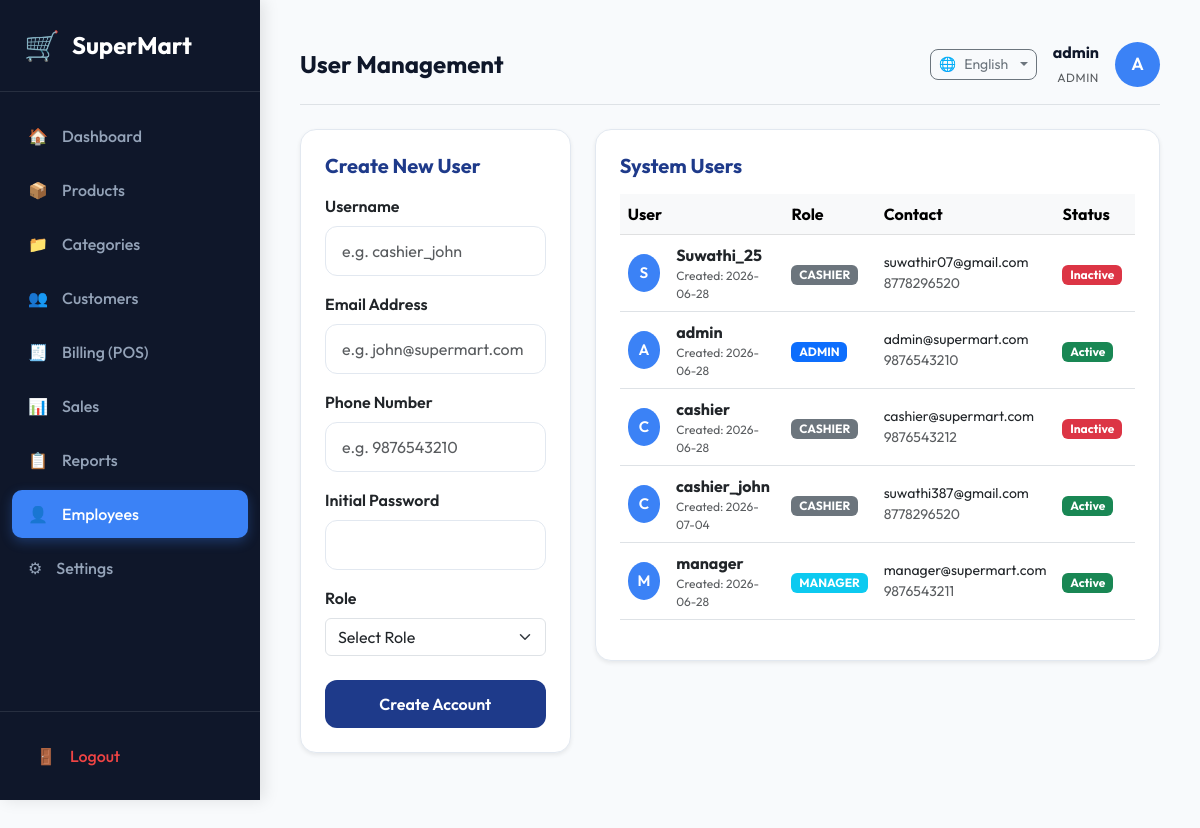
The app's page /users (signed in) with its own data.
### tables this page shows
CREATE TABLE settings (
    key TEXT PRIMARY KEY,
    value TEXT NOT NULL
);

CREATE TABLE users (
    id INTEGER PRIMARY KEY AUTOINCREMENT,
    username TEXT UNIQUE NOT NULL,
    password_hash TEXT NOT NULL,
    email TEXT UNIQUE NOT NULL,
    phone TEXT,
    role TEXT CHECK(role IN ('admin', 'manager', 'cashier')) NOT NULL,
    status TEXT CHECK(status IN ('active', 'inactive')) DEFAULT 'active',
    created_at TIMESTAMP DEFAULT CURRENT_TIMESTAMP
, full_name TEXT, joining_date DATE, profile_photo TEXT, language TEXT DEFAULT 'en');

### app/views/user_routes.py (the view, shortened to what this page needs)
@user_bp.route('/users', methods=['GET', 'POST'])
@login_required
@role_required('admin', 'manager')
def list_users():
    current_user = AuthController.check_logged_in()
    users = UserController.get_all_users()
    return render_template('users.html', users=users, current_user=current_user)

### app/controllers/auth_controller.py (called while the page is built)
    @staticmethod
    def check_logged_in():
        if 'user_id' not in session:
            return None
        user = User.get_by_id(session['user_id'])
        if not user or user.status != 'active':
            session.clear()
            return None
        return user

### app/controllers/user_controller.py (called while the page is built)
    @staticmethod
    def get_all_users():
        return User.list_all()

### app/models/database.py (called while the page is built)
def get_db():
    if 'db' not in g:
        db_path = current_app.config['DATABASE']
        g.db = sqlite3.connect(db_path, check_same_thread=False)
        g.db.row_factory = sqlite3.Row
        g.db.execute("PRAGMA foreign_keys = ON;")
    return g.db

def query_db(query, args=(), one=False):
    db = get_db()
    cur = db.execute(query, args)
    rv = cur.fetchall()
    cur.close()
    if rv:
        return (dict(rv[0]) if one else [dict(r) for r in rv])
    return (None if one else [])

### app/models/user.py (called while the page is built)
    @classmethod
    def from_row(cls, row):
        if not row:
            return None
        return cls(
            id=row['id'],
            username=row['username'],
            password_hash=row['password_hash'],
            email=row['email'],
            phone=row['phone'],
            role=row['role'],
            status=row['status'],
            created_at=row['created_at'],
            language=row.get('language', 'en') or 'en'
        )

    @classmethod
    def get_by_id(cls, user_id):
        row = query_db("SELECT * FROM users WHERE id = ?", (user_id,), one=True)
        return cls.from_row(row)

    @classmethod
    def list_all(cls):
        rows = query_db("SELECT * FROM users ORDER BY username ASC")
        return [cls.from_row(row) for row in rows]

### app/views/__init__.py (called while the page is built)
def login_required(f):
    @wraps(f)
    def decorated_function(*args, **kwargs):
        user = AuthController.check_logged_in()
        if not user:
            flash("Please log in to access this page.", "warning")
            return redirect(url_for('auth.login', next=request.url))
        return f(*args, **kwargs)
    return decorated_function

def role_required(*roles):
    def decorator(f):
        @wraps(f)
        def decorated_function(*args, **kwargs):
            user = AuthController.check_logged_in()
            if not user:
                return redirect(url_for('auth.login'))
            if user.role not in roles:
                flash("Access denied: You do not have permissions for this page.", "danger")
                return abort(403)
            return f(*args, **kwargs)
        return decorated_function
    return decorator

### app/templates/users.html (shortened to what this page needs)
{% extends "base.html" %}
{% block page_header %}User Management{% endblock %}
{% block content %}
<div class="row animate-fade-up">
    {% if current_user.role == 'admin' %}
    <div class="col-lg-4 mb-4">
        <div class="card shadow-sm">
            <h5 class="fw-bold mb-3" style="color: var(--primary-blue);">Create New User</h5>
            <form action="{{ url_for('user.list_users') }}" method="POST" class="needs-validation" novalidate>
                <div class="mb-3">
                    <label for="username" class="form-label fw-semibold">Username</label>
                    <input type="text" name="username" id="username" class="form-control" placeholder="e.g. cashier_john" required pattern="^[a-zA-Z0-9_-]{3,20}$">
                </div>
                <div class="mb-3">
                    <label for="email" class="form-label fw-semibold">Email Address</label>
                    <input type="email" name="email" id="email" class="form-control" placeholder="e.g. john@supermart.com" required>
                </div>
                <div class="mb-3">
                    <label for="phone" class="form-label fw-semibold">Phone Number</label>
                    <input type="text" name="phone" id="phone" class="form-control" placeholder="e.g. 9876543210" required pattern="^\+?[0-9]{10,15}$">
                </div>
                <div class="mb-3">
                    <label for="password" class="form-label fw-semibold">Initial Password</label>
                    <input type="password" name="password" id="password" class="form-control" required minlength="6">
                </div>
                <div class="mb-3">
                    <label for="role" class="form-label fw-semibold">Role</label>
                    <select name="role" id="role" class="form-select" required>
                        <option value="" disabled selected>Select Role</option>
                    </select>
                </div>
                <button type="submit" class="btn btn-primary w-100 mt-2">
                    Create Account
                </button>
            </form>
        </div>
    </div>
    {% endif %}
    <div class="{% if current_user.role == 'admin' %}col-lg-8{% else %}col-lg-12{% endif %}">
        <div class="card shadow-sm">
            <h5 class="fw-bold mb-3" style="color: var(--primary-blue);">System Users</h5>
            <div class="table-responsive">
                <table class="table align-middle">
                    <thead class="table-light">
                        <tr>
                            <th>User</th>
                            <th>Role</th>
                            <th>Contact</th>
                            <th>Status</th>
                            {% if current_user.role == 'admin' %}
                            <th class="text-end">Actions</th>
                            {% endif %}
                        </tr>
                    </thead>
                    <tbody>
                        {% for u in users %}
                        <tr>
                            <td>
                                <div class="d-flex align-items-center gap-3">
                                    <div class="avatar-circle" style="width: 38px; height: 38px; font-size: 0.95rem;">
                                        {{ u.username[0].upper() }}
                                    </div>
                                    <div>
                                        <div class="fw-bold">{{ u.username }}</div>
                                        <div class="text-muted small" style="font-size: 0.75rem;">Created: {{ u.created_at[:10] }}</div>
                                    </div>
                                </div>
                            </td>
                            <td>
                                <span class="badge text-uppercase {% if u.role == 'admin' %}bg-primary{% elif u.role == 'manager' %}bg-info{% else %}bg-secondary{% endif %}">
                                    {{ u.role }}
                                </span>
                            </td>
                            <td>
                                <div class="small">{{ u.email }}</div>
                                <div class="text-muted small">{{ u.phone if u.phone else 'No phone' }}</div>
                            </td>
                            <td>
                                <span id="status-badge-{{ u.id }}" class="badge {% if u.status == 'active' %}bg-success{% else %}bg-danger{% endif %}">
                                    {{ u.status | capitalize }}
                                </span>
                            </td>
                            {% if current_user.role == 'admin' %}
                            <td class="text-end">
                            </td>
                            {% endif %}
                        </tr>
                        {% endfor %}
                    </tbody>
                </table>
            </div>
        </div>
    </div>
</div>
{% endblock %}

### app/templates/base.html (shortened to what this page needs)
<!DOCTYPE html>
<html lang="{{ language }}">
<head>
    <link href="https://cdn.jsdelivr.net/npm/bootstrap@5.3.0/dist/css/bootstrap.min.css" rel="stylesheet">
    <link rel="stylesheet" href="{{ url_for('static', filename='css/style.css') }}">
</head>
<body>
    <div class="sidebar" id="sidebar">
        <div class="sidebar-header">
            <span style="font-size: 1.8rem;">🛒</span>
            <h2>{{ store_name }}</h2>
        </div>
        <ul class="sidebar-menu">
            {% if g.user and g.user.role in ['admin', 'manager'] %}
            <li class="sidebar-item">
                <a href="{{ url_for('dashboard.index') }}" class="sidebar-link {% if request.path == '/' or request.path == '/dashboard' %}active{% endif %} loading-link" data-i18n="dashboard">
                    <span>🏠</span> Dashboard
                </a>
            </li>
            <li class="sidebar-item">
                <a href="{{ url_for('product.index') }}" class="sidebar-link {% if '/products' in request.path %}active{% endif %} loading-link" data-i18n="products">
                    <span>📦</span> Products
                </a>
            </li>
            <li class="sidebar-item">
                <a href="{{ url_for('category.index') }}" class="sidebar-link {% if '/categories' in request.path %}active{% endif %} loading-link" data-i18n="categories">
                    <span>📁</span> Categories
                </a>
            </li>
            <li class="sidebar-item">
                <a href="{{ url_for('customer.index') }}" class="sidebar-link {% if '/customers' in request.path %}active{% endif %} loading-link" data-i18n="customers">
                    <span>👥</span> Customers
                </a>
            </li>
            {% endif %}
            <li class="sidebar-item">
                <a href="{{ url_for('pos.index') }}" class="sidebar-link {% if '/pos' in request.path %}active{% endif %} loading-link" data-i18n="billing_pos">
                    <span>🧾</span> Billing (POS)
                </a>
            </li>
            {% if g.user and g.user.role in ['admin', 'manager'] %}
            <li class="sidebar-item">
                <a href="{{ url_for('sales.index') }}" class="sidebar-link {% if '/sales' in request.path %}active{% endif %} loading-link" data-i18n="sales">
                    <span>📊</span> Sales History
                </a>
            </li>
            <li class="sidebar-item">
                <a href="{{ url_for('reports.index') }}" class="sidebar-link {% if '/reports' in request.path %}active{% endif %} loading-link" data-i18n="reports">
                    <span>📋</span> Reports
                </a>
            </li>
            {% endif %}
            {% if g.user and g.user.role == 'admin' %}
            <li class="sidebar-item">
                <a href="{{ url_for('user.list_users') }}" class="sidebar-link {% if '/users' in request.path %}active{% endif %} loading-link" data-i18n="employees">
                    <span>👤</span> Employees
                </a>
            </li>
            <li class="sidebar-item">
                <a href="{{ url_for('settings.index') }}" class="sidebar-link {% if '/settings' in request.path %}active{% endif %} loading-link" data-i18n="settings">
                    <span>⚙</span> Settings
                </a>
            </li>
            {% endif %}
        </ul>
        <div class="sidebar-footer">
            <a href="{{ url_for('auth.logout') }}" class="logout-link" data-i18n="logout">
                <span>🚪</span> Logout
            </a>
        </div>
    </div>
    <div class="main-content" id="main-content">
        <header class="d-flex justify-content-between align-items-center mb-4 pb-3 border-bottom">
            <div class="header-title">
                <h4 class="mb-0 fw-bold">{% block page_header %}{% endblock %}</h4>
            </div>
            <div class="d-flex align-items-center gap-3">
                <div class="dropdown">
                    <button class="btn btn-outline-secondary btn-sm dropdown-toggle d-flex align-items-center gap-2" type="button" id="languageDropdown" data-bs-toggle="dropdown" aria-expanded="false" style="border-radius: 8px;">
                        🌐 <span id="current-lang-label">English</span>
                    </button>
                </div>
                {% if g.user %}
                <div class="text-end d-none d-md-block">
                    <div class="fw-bold">{{ g.user.username }}</div>
                    <small class="text-uppercase text-muted" style="font-size: 0.75rem; letter-spacing: 0.05em;">
                        {{ g.user.role }}
                    </small>
                </div>
                <a href="{{ url_for('user.profile') }}" class="text-decoration-none">
                    <div class="avatar-circle">
                        {{ g.user.username[0].upper() }}
                    </div>
                </a>
                {% endif %}
            </div>
        </header>
        <div class="container-fluid p-0">
            {% block content %}{% endblock %}
        </div>
    </div>
</body>
</html>

### app/static/css/style.css (style rules this page uses)
:root { --primary-blue: #1e3a8a; --primary-light-blue: #3b82f6; --secondary-green: #10b981; --secondary-dark-green: #047857; --bg-light: #f8fafc; --text-dark: #0f172a; --text-muted: #64748b; --sidebar-bg: #0f172a; --card-shadow: 0 10px 25px -5px rgba(0, 0, 0, 0.05), 0 8px 10px -6px rgba(0, 0, 0, 0.05); --border-color: #e2e8f0; }
body { font-family: 'Outfit', sans-serif; background-color: var(--bg-light); color: var(--text-dark); margin: 0; padding: 0; overflow-x: hidden; }
.sidebar { width: 260px; height: 100vh; background-color: var(--sidebar-bg); position: fixed; top: 0; left: 0; z-index: 100; transition: all 0.3s ease; box-shadow: 4px 0 15px rgba(0,0,0,0.1); display: flex; flex-direction: column; }
.sidebar-header { padding: 24px; border-bottom: 1px solid rgba(255,255,255,0.1); display: flex; align-items: center; gap: 12px; }
.sidebar-header h2 { color: #ffffff; font-size: 1.5rem; font-weight: 700; margin: 0; }
.sidebar-menu { padding: 20px 12px; list-style: none; margin: 0; flex-grow: 1; overflow-y: auto; }
.sidebar-item { margin-bottom: 6px; }
.sidebar-link { display: flex; align-items: center; gap: 14px; padding: 12px 16px; color: #94a3b8; text-decoration: none; border-radius: 10px; font-weight: 500; transition: all 0.2s ease-in-out; }
.sidebar-link.active { color: #ffffff; background-color: var(--primary-light-blue); box-shadow: 0 4px 12px rgba(59, 130, 246, 0.3); }
.sidebar-footer { padding: 20px; border-top: 1px solid rgba(255,255,255,0.1); }
.logout-link { display: flex; align-items: center; gap: 14px; padding: 12px 16px; color: #ef4444; text-decoration: none; border-radius: 10px; font-weight: 500; transition: all 0.2s ease; }
.main-content { margin-left: 260px; padding: 40px; min-height: 100vh; transition: all 0.3s ease; }
.card { background-color: #ffffff; border: 1px solid var(--border-color); border-radius: 16px; box-shadow: var(--card-shadow); padding: 24px; margin-bottom: 24px; transition: transform 0.2s ease, box-shadow 0.2s ease; }
.form-control { border-radius: 12px; padding: 12px 16px; border: 1.5px solid var(--border-color); transition: all 0.2s ease; }
.btn-primary { background-color: var(--primary-blue); border: none; border-radius: 12px; padding: 12px 24px; font-weight: 600; transition: all 0.2s ease; }
.animate-fade-up { animation: slideIn 0.4s ease forwards; }
.avatar-circle { width: 45px; height: 45px; border-radius: 50%; background-color: var(--primary-light-blue); color: #ffffff; display: flex; align-items: center; justify-content: center; font-weight: 600; font-size: 1.1rem; }

### records on screen
settings: value "SuperMart"
users: user.username "admin", user.role "ADMIN", user "A", username "A", username "admin", created_at "2026-06-28", role "ADMIN", email "admin@supermart.com", phone "9876543210", status "Active"
users: username "S", username "Suwathi_25", created_at "2026-06-28", role "CASHIER", email "suwathir07@gmail.com", phone "8778296520", status "Inactive"
users: username "C", username "cashier", created_at "2026-06-28", role "CASHIER", email "cashier@supermart.com", phone "9876543212", status "Inactive"
users: username "C", username "cashier_john", created_at "2026-07-04", role "CASHIER", email "suwathi387@gmail.com", phone "8778296520", status "Active"
users: username "M", username "manager", created_at "2026-06-28", role "MANAGER", email "manager@supermart.com", phone "9876543211", status "Active"
